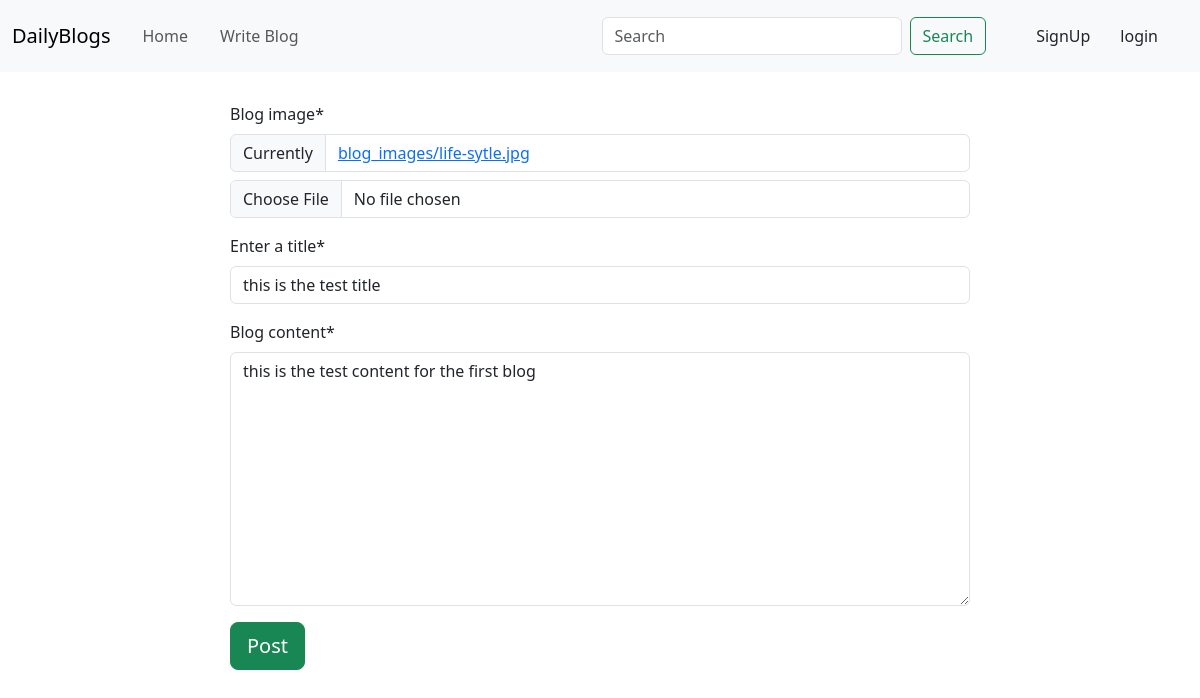
Page /blog/update-blog/1 on the earlier database version.
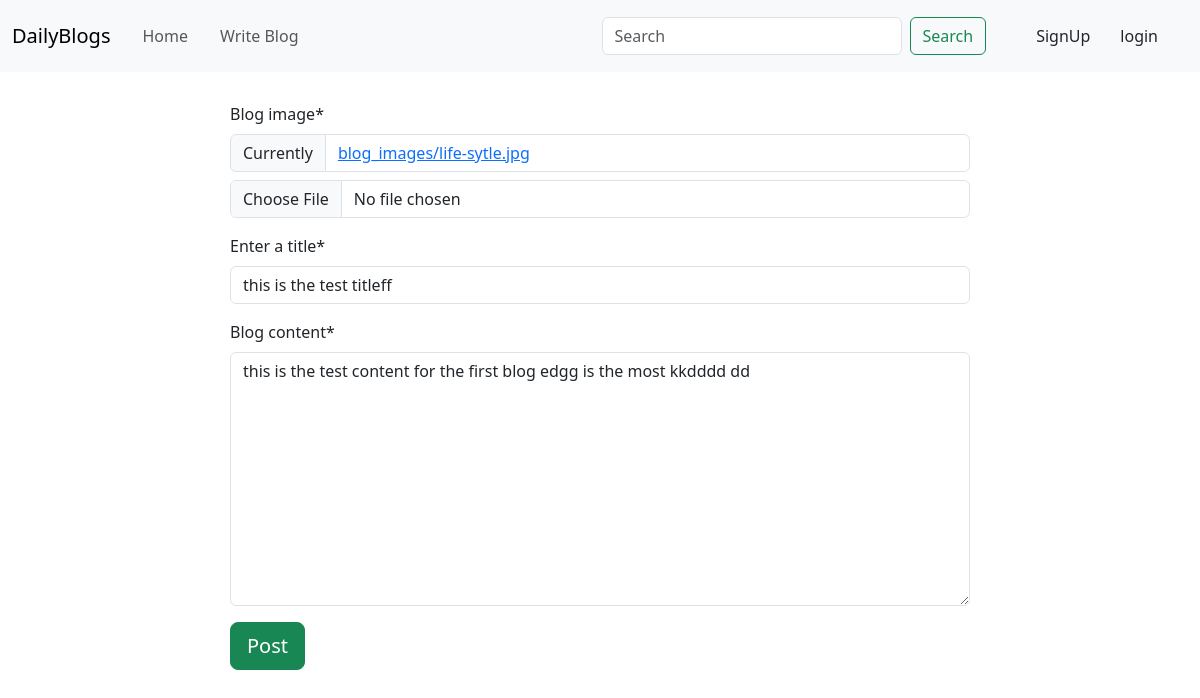
Same page on the later database version.
### blogApp/models.py (models this page shows, shortened)
class Blog(models.Model):
    author = models.ForeignKey(User, on_delete=models.CASCADE, related_name='post_author')
    blog_title = models.CharField(max_length=200, verbose_name='Enter a title')
    slug = models.SlugField(max_length=264, unique=True)
    blog_content = models.TextField()
    blog_image = models.ImageField(upload_to='blog_images/')
    publish_date = models.DateTimeField(auto_now_add=True)
    update_date = models.DateTimeField(auto_now=True)
    class Meta:
        ordering = ['-update_date']

### blogApp/views.py (the view, shortened to what this page needs)
# urls.py: path('update-blog/<int:pk>', views.UpdateBlog.as_view(), name='update-blog'),
class UpdateBlog(UpdateView):
    model = Blog
    fields = ['blog_image', 'blog_title', 'blog_content']
    template_name = 'blogApp/write_blog.html'

### templates/blogApp/write_blog.html (shortened to what this page needs)
{% extends 'base.html' %}
{% load static %}
{% load crispy_forms_tags %}
{% block main_block %}
    <div class="container col-8" style="padding: 30px">
        <form method="POST" enctype="multipart/form-data">
            {{ form|crispy }}
            <button type="submit" class="btn btn-success btn-lg">Post</button>
        </form>
    </div>
{% endblock %}

Differences in the rows shown:
changed Blog: blog_title "this is the test title" → "this is the test titleff"; blog_content "this is the test content for the first blog" → "this is the test content for the first blog edgg is the most kkdddd dd"
